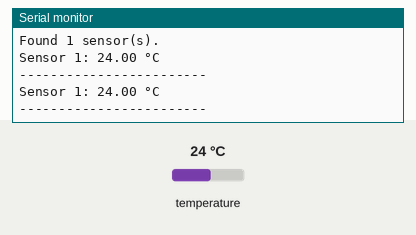
Bench run of a sketch on a simulated ESP8266 (NodeMCU). Parts: the last lines printed to the serial monitor. The inputs (shaded band) are chosen by the test bench; at power-on: temperature 24 °C.

Above: at 2.0 s.
2.1 s: temperature set to 12 °C
At 2.7 s:
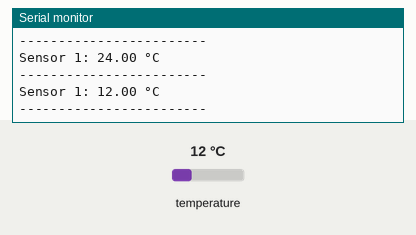
3.6 s: temperature set to 19 °C
At 5.0 s:
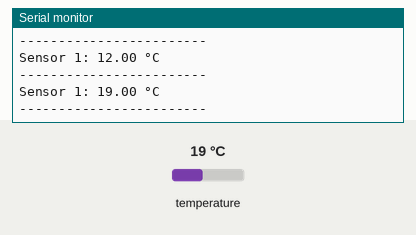
Timing chart, 0 to 6.6 s (numbered marks = the images above; inputs shaded):
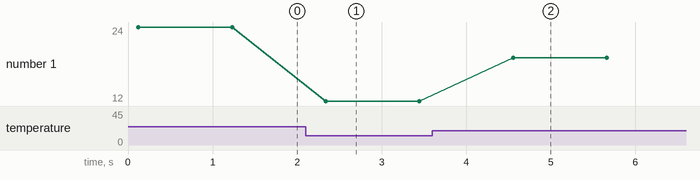

The sketch:

ds18b20_scan_and_print_Version4.ino
```cpp
#include <OneWire.h>
#include <DallasTemperature.h>

// Data wire is plugged into port D2
#define ONE_WIRE_BUS D4

OneWire oneWire(ONE_WIRE_BUS);
DallasTemperature sensors(&oneWire);

void setup(void) {
  Serial.begin(115200);
  while (!Serial); // Wait for Serial Monitor to open

  sensors.begin();

  // Set all sensors to 9 bit resolution
  sensors.setResolution(9);

  Serial.println("Scanning for DS18B20 sensors...");
  int numberOfDevices = sensors.getDeviceCount();
  Serial.print("Found ");
  Serial.print(numberOfDevices);
  Serial.println(" sensor(s).");
}

void loop(void) {
  int numberOfDevices = sensors.getDeviceCount();

  sensors.requestTemperatures();

  for (int i = 0; i < numberOfDevices; i++) {
    float tempC = sensors.getTempCByIndex(i);
    Serial.print("Sensor ");
    Serial.print(i + 1);
    Serial.print(": ");
    if (tempC == DEVICE_DISCONNECTED_C) {
      Serial.println("Not found or disconnected");
    } else {
      Serial.print(tempC, 2);
      Serial.println(" °C");
    }
  }
  Serial.println("------------------------");
  delay(1000); // Update every second
}
```

Measured:
- after the input at 2.1 s, the serial monitor: prints a new line after 0.24 s (image 1)
- after the input at 3.6 s, the serial monitor: prints a new line after 0.96 s (image 2)
- plotted number 1: 24 → 12 after the input at 2.1 s, 12 → 19 after the input at 3.6 s
